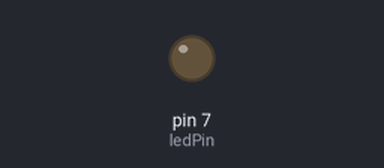
A sketch run on a simulated Arduino Uno, built with avr-gcc and run on an emulated ATmega328P. Shown: output pins drawn as LEDs (lit = HIGH). Dashed ring = blinking. At 2.0 s the program stops and its outputs stay as they are.

Above: at 0.5 s.
At 1.85 s:
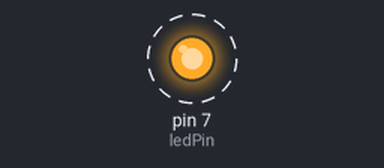
Timing chart, 0 to 3.0 s (numbered marks = the images above):
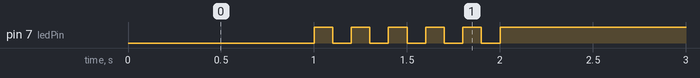

Measured:
- by itself, pin 7 (ledPin): alternates HIGH for 0.10 s and LOW for 0.10 s, 11 changes in all, then stays HIGH

The sketch:

05_practice_2.ino
```cpp
const int ledPin = 7; // LED가 연결된 핀 번호

void setup() {
    pinMode(ledPin, OUTPUT); // LED 핀을 출력으로 설정
}

void loop() {
    // 1초 동안 LED 끄기
    digitalWrite(ledPin, LOW); // LED 꺼짐
    delay(1000); // 1초 대기

    // LED를 1초 동안 5번 깜빡이기
    for (int i = 0; i < 5; i++) {
        digitalWrite(ledPin, HIGH); // LED 켜기
        delay(100); // 0.1초 대기
        digitalWrite(ledPin, LOW);  // LED 끄기
        delay(100); // 0.1초 대기
    }

    // LED를 켜고 무한 루프 상태로 종료
    digitalWrite(ledPin, HIGH); // LED 켜기
    while (true) {
        // LED가 켜진 상태로 유지
    }
}
```
